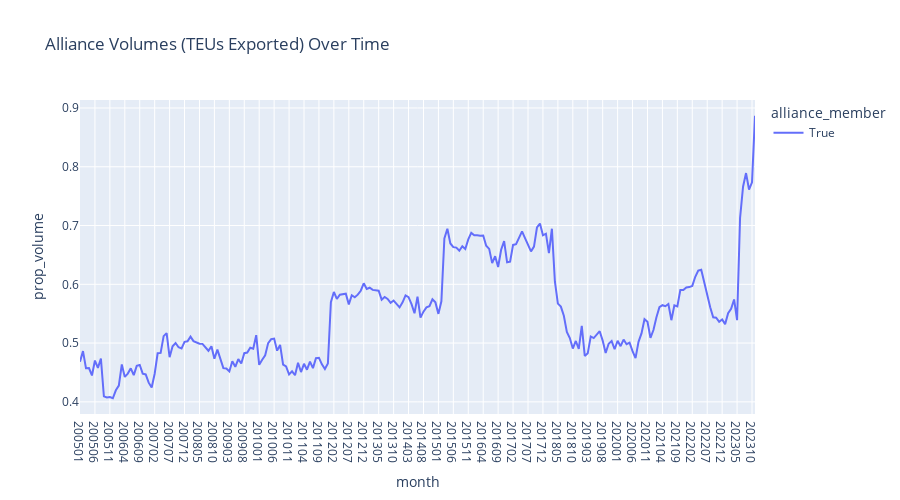

Here is the notebook cell this chart was saved with:
### Code cell
df = (
    exports_lf
    #group by alliance and year
    .group_by('alliance_member', 'month')
    .agg(pl.col('teus').sum())
    #get proportion 
    .with_columns((pl.col('teus')/pl.col('teus').sum().over('month')).alias('prop_volume'))
    .sort(by='month')
    .collect()
)

#plot
fig = px.line(
    df.filter(pl.col('alliance_member')==1), x='month', y='prop_volume',
    color='alliance_member',
    title='Alliance Volumes (TEUs Exported) Over Time',
    width=900,
    height=500
    )

fig.show()

### Figure 1 — Plotly figure (JSON) as saved in the notebook; plotly's stock layout.template omitted (floating-point values rounded to 4 significant figures; data arrays with more than 128 entries replaced by an {"elided": "..."} marker saying what was removed)
{"data": [{"hovertemplate": "alliance_member=True<br>month=%{x}<br>prop_volume=%{y}<extra></extra>", "legendgroup": "True", "line": {"color": "#636efa", "dash": "solid"}, "marker": {"symbol": "circle"}, "mode": "lines", "name": "True", "orientation": "v", "showlegend": true, "type": "scatter", "x": {"elided": "227 str values"}, "xaxis": "x", "y": {"elided": "227 float values"}, "yaxis": "y"}], "layout": {"height": 500, "legend": {"title": {"text": "alliance_member"}, "tracegroupgap": 0}, "title": {"text": "Alliance Volumes (TEUs Exported) Over Time"}, "width": 900, "xaxis": {"anchor": "y", "domain": [0, 1], "title": {"text": "month"}}, "yaxis": {"anchor": "x", "domain": [0, 1], "title": {"text": "prop_volume"}}}}
